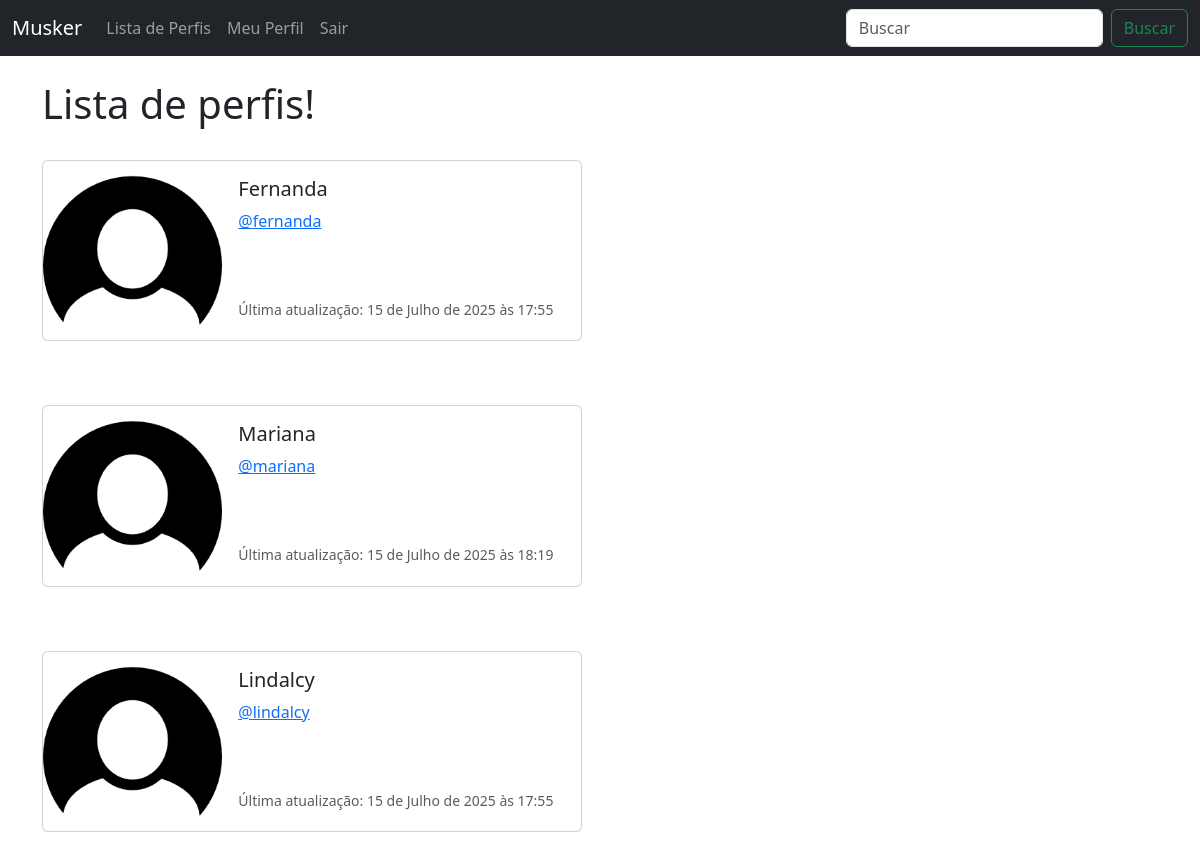
Before: /profile_list/ (signed in) with the older database file.
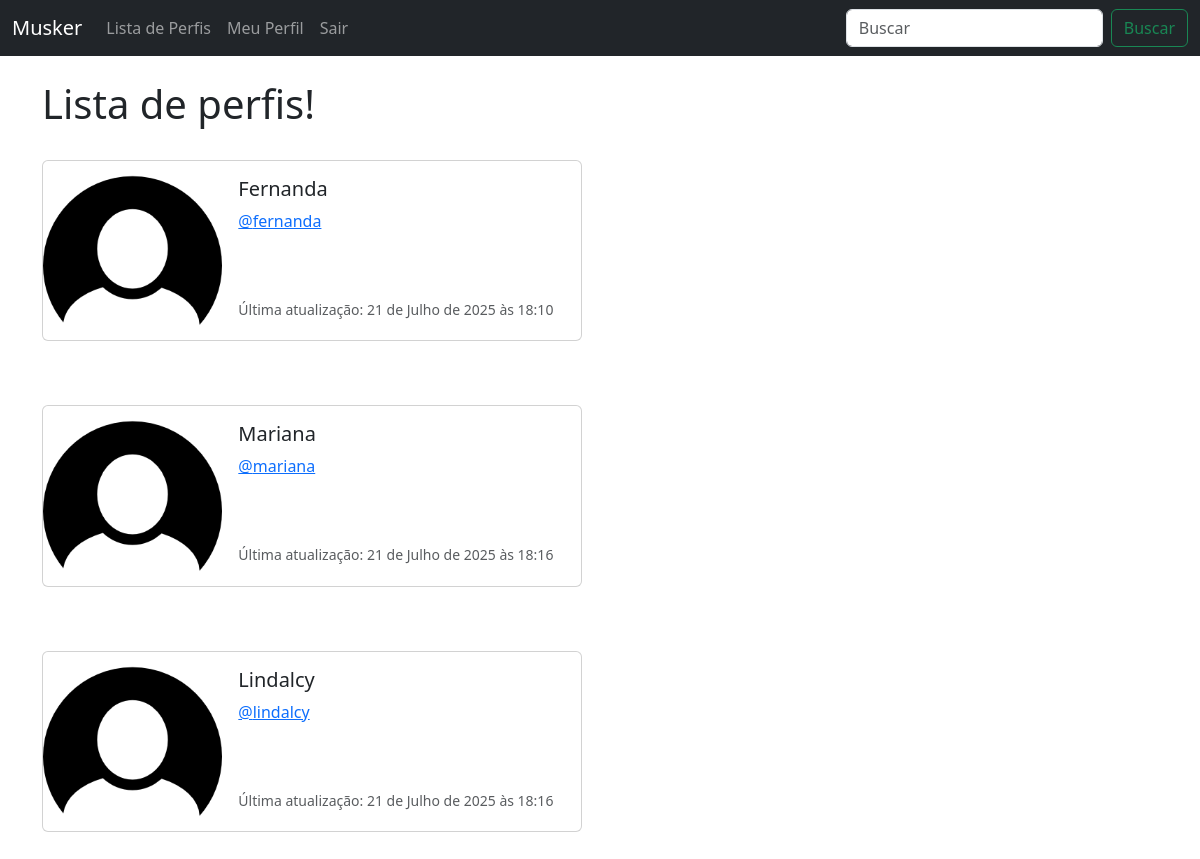
After: the same page with the newer database file.
### musker/models.py (models this page shows, shortened)
class UserProfile(models.Model):
    user = models.OneToOneField(User, on_delete=models.CASCADE)
    follows = models.ManyToManyField("self", related_name="followed_by", symmetrical=False, blank=True)
    date_modified = models.DateTimeField(User, auto_now=True)

### musker/views.py (the view)
# urls.py: path('profile_list/', views.profile_list, name='profile_list'),
def profile_list(request):
    if request.user.is_authenticated:
        profiles = UserProfile.objects.exclude(user=request.user)
        return render(request, 'profile_list.html', {"profiles": profiles})
    else:
        messages.success(request, ("Você precisa estar logado para visualizar esta página."))
        return redirect('home')

### musker/templates/profile_list.html
{% extends "base.html" %}
{% load static %}
{% block content %}
    <h1>Lista de perfis!</h1>
<br />
{% if profiles %}
    {% for profile in profiles %}
    <div class="card mb-3" style="max-width: 540px;">
        <div class="row g-0">
            <div class="col-md-4">
                <img src="{% static 'images/FotoDePefil.png' %}" class="img-fluid rounded-start" alt="Foto de perfil">
            </div>
            <div class="col-md-8">
            <div class="card-body">
                <h5 class="card-title">{{ profile.user.username }}</h5>
                <p class="card-text"><a href="{% url 'profile' profile.user.id %}">@{{ profile.user.username|lower }}</a></p> <br/><br/>
                <p class="card-text"><small class="text-body-secondary">Última atualização: {{ profile.date_modified }}</small></p>
            </div>
            </div>
        </div>
    </div>
    <br/> <br/>
    {% endfor %}
{% endif  %}
{% endblock %}

### musker/templates/base.html (shortened to what this page needs)
<!doctype html>
<html lang="pt-br">
<head>
    <link href="https://cdn.jsdelivr.net/npm/bootstrap@5.3.7/dist/css/bootstrap.min.css" rel="stylesheet">
</head>
<body>
    {% include "navBar.html" %}
    <div class="container">
        <br />
        {% block content %}
        {% endblock %}
    </div>
</body>
</html>

### musker/templates/navBar.html (shortened to what this page needs)
<nav class="navbar navbar-expand-lg bg-dark navbar-dark">
    <div class="container-fluid">
            <a class="navbar-brand" href="{% url 'home' %}">Musker</a>
        <div class="collapse navbar-collapse" id="navbarSupportedContent">
            <ul class="navbar-nav me-auto mb-2 mb-lg-0">
                <li class="nav-item">
                    <a class="nav-link" href="{% url 'profile_list' %}">Lista de Perfis</a>
                </li>
                {% if user.is_authenticated %}
                <li class="nav-item">
                    <a class="nav-link" href="{% url 'profile' request.user.id %}">Meu Perfil</a>
                </li>
                <li class="nav-item">
                    <a class="nav-link" href="{% url 'logout' %}">Sair</a>
                </li>
                {% else %}
                <li class="nav-item">
                    <a class="nav-link" href="{% url 'login' %}">Login</a>
                {% endif %}
            </ul>
            <form class="d-flex" role="search">
                <input class="form-control me-2" type="search" placeholder="Buscar" aria-label="Search"/>
                <button class="btn btn-outline-success" type="submit">Buscar</button>
            </form>
        </div>
    </div>
    </nav>

Changed rows visible on the page:
changed UserProfile "Fernanda": date_modified "15 de Julho de 2025 às 17:55" → "21 de Julho de 2025 às 18:10"
changed UserProfile "Mariana": date_modified "15 de Julho de 2025 às 18:19" → "21 de Julho de 2025 às 18:16"
changed UserProfile "Lindalcy": date_modified "15 de Julho de 2025 às 17:55" → "21 de Julho de 2025 às 18:16"
